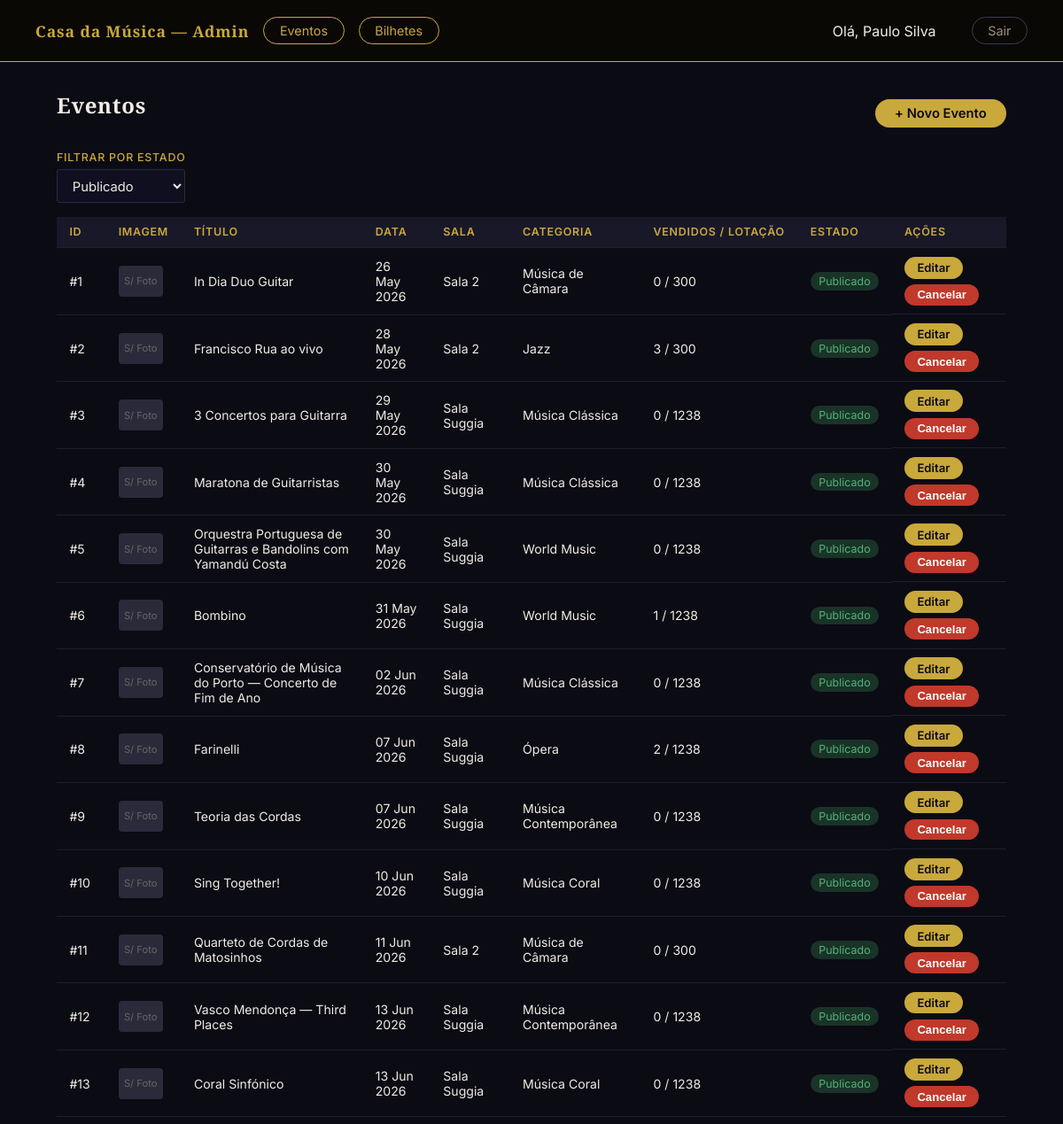
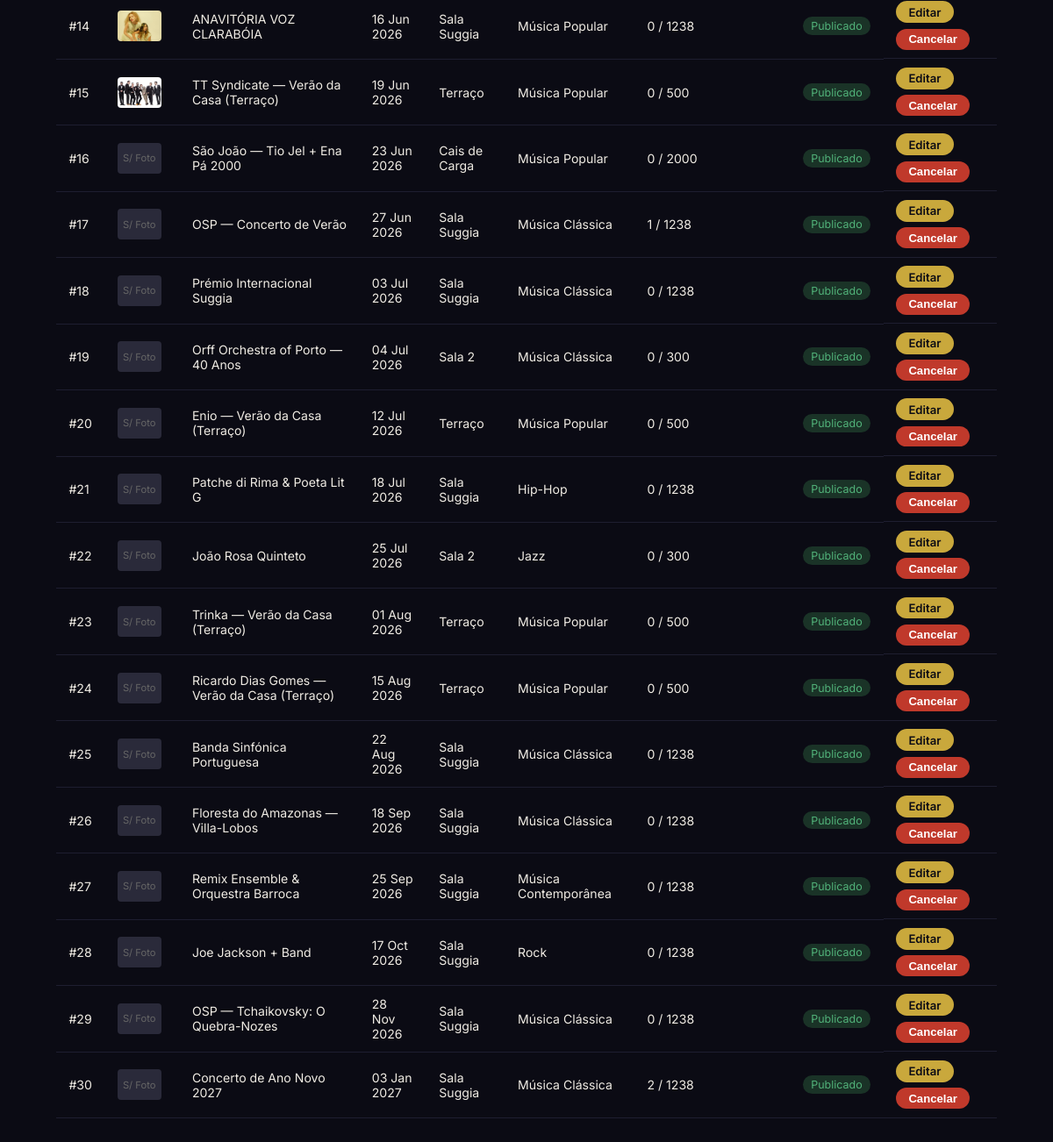
The page /admin/eventos.php?estado=publicado (signed in) on the database its author committed (2 pictures, top to bottom).
### tables this page shows
CREATE TABLE "eventos" (
	"id"	INTEGER,
	"nome"	TEXT NOT NULL,
	"descricao"	TEXT,
	"data"	TEXT NOT NULL,
	"hora"	TEXT NOT NULL,
	"sala"	TEXT NOT NULL,
	"categoria"	TEXT NOT NULL,
	"classificacao_etaria"	TEXT DEFAULT 'Livre',
	"capacidade"	INTEGER NOT NULL DEFAULT 300,
	"estado"	TEXT NOT NULL DEFAULT 'rascunho' CHECK("estado" IN ('publicado', 'rascunho', 'cancelado')),
	"data_criacao"	TEXT NOT NULL DEFAULT (datetime('now')),
	"imagem"	TEXT,
	PRIMARY KEY("id" AUTOINCREMENT)
);

### scripts/sessao.php (called while the page is built, shortened)
<?php
function getUtilizador(): array {
    return [
        'id'     => $_SESSION['utilizador_id'] ?? null,
        'nome'   => $_SESSION['nome']           ?? '',
        'email'  => $_SESSION['email']          ?? '',
        'perfil' => $_SESSION['perfil']         ?? '',
    ];
}

### admin/eventos.php (the view, shortened to what this page needs)
<?php
require_once '../scripts/sessao.php';
$db = getDB();
$filtro_estado = trim($_GET['estado'] ?? '');
$sql = 'SELECT e.id, e.nome, e.data, e.hora, e.sala, e.categoria, e.capacidade, e.estado, e.imagem,
               COALESCE(SUM(ic.quantidade),0) AS vendidos
        FROM eventos e
        LEFT JOIN compras c ON c.evento_id = e.id AND c.estado = \'confirmado\'
        LEFT JOIN itens_compra ic ON ic.compra_id = c.id';
if ($filtro_estado !== '') {
    $sql .= ' WHERE e.estado = :estado';
}
$sql .= ' GROUP BY e.id ORDER BY e.data ASC';
$stmt = $db->prepare($sql);
if ($filtro_estado !== '') {
    $stmt->bindValue(':estado', $filtro_estado, SQLITE3_TEXT);
}
$res = $stmt->execute();
$eventos = [];
while ($row = $res->fetchArray(SQLITE3_ASSOC)) {
    $eventos[] = $row;
}
$estadoBadge = ['publicado' => 'badge-green', 'rascunho' => 'badge-gray', 'cancelado' => 'badge-red'];
$admin = getUtilizador();
?>
<!DOCTYPE html>
<html lang="pt">
<head>
  <link rel="stylesheet" href="../styles/admin.css" />
</head>
<body>
  <nav class="nav-admin">
    <div class="nav-left">
      <a href="index.php" class="nav-brand">Casa da Música — Admin</a>
      <a href="eventos.php" class="btn-pill">Eventos</a>
      <a href="../bilhetes.php" class="btn-pill">Bilhetes</a>
    </div>
    <div class="nav-right">
      <span class="text-sm" style="margin-right:1rem;">Olá, <?= htmlspecialchars($admin['nome']) ?></span>
      <a href="../scripts/logout.php" class="btn-pill btn-pill-light">Sair</a>
    </div>
  </nav>
  <main class="page">
    <div class="sec-header">
      <h1 class="page-title">Eventos</h1>
      <a href="evento-criar.php" class="btn">+ Novo Evento</a>
    </div>
    <form method="GET" action="eventos.php" style="margin-bottom:1rem; display:flex; gap:1rem; align-items:flex-end; flex-wrap:wrap;">
      <div class="form-group" style="margin-bottom:0;">
        <label for="estado">Filtrar por estado</label>
        <select id="estado" name="estado" onchange="this.form.submit()">
          <option value="publicado"  <?= $filtro_estado === 'publicado'  ? 'selected' : '' ?>>Publicado</option>
        </select>
      </div>
    </form>
    <div class="table-wrap">
      <table>
        <thead>
          <tr>
            <th>ID</th>
            <th>Imagem</th>
            <th>Título</th>
            <th>Data</th>
            <th>Sala</th>
            <th>Categoria</th>
            <th>Vendidos / Lotação</th>
            <th>Estado</th>
            <th>Ações</th>
          </tr>
        </thead>
        <tbody>
          <?php foreach ($eventos as $ev): ?>
          <tr>
            <td>#<?= (int)$ev['id'] ?></td>
            <td>
              <?php if (!empty($ev['imagem'])): ?>
                <img src="../<?= htmlspecialchars($ev['imagem']) ?>" alt="Capa" style="width: 50px; height: 35px; object-fit: cover; border-radius: 4px; display: block;" />
              <?php else: ?>
                <div style="width: 50px; height: 35px; background: #2a2a3a; border-radius: 4px; display: flex; align-items: center; justify-content: center; font-size: 0.7rem; color: #666;">S/ Foto</div>
              <?php endif; ?>
            </td>
            <td><?= htmlspecialchars($ev['nome']) ?></td>
            <td><?= htmlspecialchars(date('d M Y', strtotime($ev['data']))) ?></td>
            <td><?= htmlspecialchars($ev['sala']) ?></td>
            <td><?= htmlspecialchars($ev['categoria']) ?></td>
            <td><?= (int)$ev['vendidos'] ?> / <?= (int)$ev['capacidade'] ?></td>
            <td><span class="badge <?= $estadoBadge[$ev['estado']] ?? 'badge-gray' ?>"><?= ucfirst(htmlspecialchars($ev['estado'])) ?></span></td>
            <td class="col-actions">
              <a href="evento-editar.php?id=<?= (int)$ev['id'] ?>" class="btn btn-sm">Editar</a>
              <?php if ($ev['estado'] !== 'cancelado'): ?>
              <form method="POST" action="../scripts/cancelar_evento.php" style="display:inline;">
                <button type="button" class="btn btn-sm btn-danger"
                  onclick="pedirConfirmacao(this.closest('form'), '<?= htmlspecialchars(addslashes($ev['nome'])) ?>')">Cancelar</button>
              </form>
              <?php endif; ?>
            </td>
          </tr>
          <?php endforeach; ?>
        </tbody>
      </table>
    </div>
  </main>
</body>
</html>

### styles/admin.css (style rules this page uses)
*, *::before, *::after { box-sizing: border-box; margin: 0; padding: 0; }
body { font-family: 'Inter', system-ui, sans-serif; color: #f0ece4; background: #0b0b14; }
nav { display: flex; align-items: center; justify-content: space-between; background: #08080f; border-bottom: 1px solid #252535; padding: 0 2.5rem; height: 70px; position: sticky; top: 0; z-index: 10; }
.nav-left { display: flex; align-items: center; gap: 1rem; }
.nav-right { display: flex; align-items: center; gap: 1.5rem; }
.nav-brand { font-family: 'Cinzel', Georgia, serif; font-weight: 600; font-size: 1.1rem; color: #c9a83c; text-decoration: none; letter-spacing: 0.05em; }
.nav-admin { background: #0a0805; border-bottom-color: #c9a83c; }
.nav-admin .nav-brand { color: #c9a83c; }
.btn-pill { background: transparent; color: #c9a83c; border: 1px solid #c9a83c; border-radius: 999px; padding: 0.38rem 1.1rem; font-size: 0.9rem; cursor: pointer; text-decoration: none; display: inline-block; white-space: nowrap; transition: background 0.15s, color 0.15s; }
.btn-pill-light { border-color: #3a3a55; color: #9e9080; }
.page { padding: 2rem 4rem; max-width: 1200px; margin: 0 auto; }
.page-title { font-family: 'Cinzel', Georgia, serif; font-size: 1.5rem; font-weight: 600; margin-bottom: 1.2rem; color: #f0ece4; letter-spacing: 0.03em; }
.btn { background: #c9a83c; color: #0b0b14; border: none; border-radius: 999px; padding: 0.45rem 1.4rem; font-size: 0.92rem; font-weight: 600; cursor: pointer; text-decoration: none; display: inline-block; white-space: nowrap; transition: background 0.15s; }
.btn-sm { padding: 0.28rem 0.9rem; font-size: 0.82rem; }
.btn-danger { background: #c0392b; color: #fff; }
.sec-header { display: flex; justify-content: space-between; align-items: center; margin-bottom: 1rem; }
.table-wrap { overflow-x: auto; }
table { width: 100%; border-collapse: collapse; }
th, td { padding: 0.6rem 0.9rem; text-align: left; border-bottom: 1px solid #1e1e30; font-size: 0.88rem; }
th { background: #181828; font-weight: 600; white-space: nowrap; color: #c9a83c; font-size: 0.78rem; text-transform: uppercase; letter-spacing: 0.06em; }
.col-actions { display: flex; gap: 0.4rem; flex-wrap: wrap; }
.form-group { display: flex; flex-direction: column; gap: 0.35rem; margin-bottom: 1rem; }
.form-group label { font-size: 0.78rem; font-weight: 500; color: #c9a83c; letter-spacing: 0.06em; text-transform: uppercase; }
input[type="text"], input[type="email"], input[type="password"], input[type="number"], input[type="date"], input[type="time"], select, textarea { border: 1px solid #2a2a40; padding: 0.5rem 0.8rem; font-size: 0.92rem; background: #0f0f20; color: #f0ece4; font-family: inherit; border-radius: 3px; outline: none; transition: border-color 0.15s; }
select option { background: #0f0f20; }
.badge { display: inline-block; padding: 0.18rem 0.6rem; border-radius: 999px; font-size: 0.78rem; background: #252535; color: #9e9080; }
.badge-green { background: #1a3327; color: #52b37a; }

### rows shown on the page
eventos: id "1", shows "S/ Foto", nome "In Dia Duo Guitar", data "26 May 2026", sala "Sala 2", categoria "Música de Câmara", vendidos "0", capacidade "300", estado "Publicado"
eventos: id "2", shows "S/ Foto", nome "Francisco Rua ao vivo", data "28 May 2026", sala "Sala 2", categoria "Jazz", vendidos "3", capacidade "300", estado "Publicado"
eventos: id "3", shows "S/ Foto", nome "3 Concertos para Guitarra", data "29 May 2026", sala "Sala Suggia", categoria "Música Clássica", vendidos "0", capacidade "1238", estado "Publicado"
eventos: id "4", shows "S/ Foto", nome "Maratona de Guitarristas", data "30 May 2026", sala "Sala Suggia", categoria "Música Clássica", vendidos "0", capacidade "1238", estado "Publicado"
eventos: id "5", shows "S/ Foto", nome "Orquestra Portuguesa de Guitarras e Bandolins com Yamandú Costa", data "30 May 2026", sala "Sala Suggia", categoria "World Music", vendidos "0", capacidade "1238", estado "Publicado"
eventos: id "6", shows "S/ Foto", nome "Bombino", data "31 May 2026", sala "Sala Suggia", categoria "World Music", vendidos "1", capacidade "1238", estado "Publicado"
eventos: id "7", shows "S/ Foto", nome "Conservatório de Música do Porto — Concerto de Fim de Ano", data "02 Jun 2026", sala "Sala Suggia", categoria "Música Clássica", vendidos "0", capacidade "1238", estado "Publicado"
eventos: id "8", shows "S/ Foto", nome "Farinelli", data "07 Jun 2026", sala "Sala Suggia", categoria "Ópera", vendidos "2", capacidade "1238", estado "Publicado"
eventos: id "9", shows "S/ Foto", nome "Teoria das Cordas", data "07 Jun 2026", sala "Sala Suggia", categoria "Música Contemporânea", vendidos "0", capacidade "1238", estado "Publicado"
eventos: id "10", shows "S/ Foto", nome "Sing Together!", data "10 Jun 2026", sala "Sala Suggia", categoria "Música Coral", vendidos "0", capacidade "1238", estado "Publicado"
eventos: id "11", shows "S/ Foto", nome "Quarteto de Cordas de Matosinhos", data "11 Jun 2026", sala "Sala 2", categoria "Música de Câmara", vendidos "0", capacidade "300", estado "Publicado"
eventos: id "12", shows "S/ Foto", nome "Vasco Mendonça — Third Places", data "13 Jun 2026", sala "Sala Suggia", categoria "Música Contemporânea", vendidos "0", capacidade "1238", estado "Publicado"
eventos: id "13", shows "S/ Foto", nome "Coral Sinfónico", data "13 Jun 2026", sala "Sala Suggia", categoria "Música Coral", vendidos "0", capacidade "1238", estado "Publicado"
eventos: id "14", imagem (picture), nome "ANAVITÓRIA VOZ CLARABÓIA", data "16 Jun 2026", sala "Sala Suggia", categoria "Música Popular", vendidos "0", capacidade "1238", estado "Publicado"
eventos: id "15", imagem (picture), nome "TT Syndicate — Verão da Casa (Terraço)", data "19 Jun 2026", sala "Terraço", categoria "Música Popular", vendidos "0", capacidade "500", estado "Publicado"
eventos: id "16", shows "S/ Foto", nome "São João — Tio Jel + Ena Pá 2000", data "23 Jun 2026", sala "Cais de Carga", categoria "Música Popular", vendidos "0", capacidade "2000", estado "Publicado"
eventos: id "17", shows "S/ Foto", nome "OSP — Concerto de Verão", data "27 Jun 2026", sala "Sala Suggia", categoria "Música Clássica", vendidos "1", capacidade "1238", estado "Publicado"
eventos: id "18", shows "S/ Foto", nome "Prémio Internacional Suggia", data "03 Jul 2026", sala "Sala Suggia", categoria "Música Clássica", vendidos "0", capacidade "1238", estado "Publicado"
eventos: id "19", shows "S/ Foto", nome "Orff Orchestra of Porto — 40 Anos", data "04 Jul 2026", sala "Sala 2", categoria "Música Clássica", vendidos "0", capacidade "300", estado "Publicado"
eventos: id "20", shows "S/ Foto", nome "Enio — Verão da Casa (Terraço)", data "12 Jul 2026", sala "Terraço", categoria "Música Popular", vendidos "0", capacidade "500", estado "Publicado"
eventos: id "21", shows "S/ Foto", nome "Patche di Rima & Poeta Lit G", data "18 Jul 2026", sala "Sala Suggia", categoria "Hip-Hop", vendidos "0", capacidade "1238", estado "Publicado"
eventos: id "22", shows "S/ Foto", nome "João Rosa Quinteto", data "25 Jul 2026", sala "Sala 2", categoria "Jazz", vendidos "0", capacidade "300", estado "Publicado"
eventos: id "23", shows "S/ Foto", nome "Trinka — Verão da Casa (Terraço)", data "01 Aug 2026", sala "Terraço", categoria "Música Popular", vendidos "0", capacidade "500", estado "Publicado"
eventos: id "24", shows "S/ Foto", nome "Ricardo Dias Gomes — Verão da Casa (Terraço)", data "15 Aug 2026", sala "Terraço", categoria "Música Popular", vendidos "0", capacidade "500", estado "Publicado"
eventos: id "25", shows "S/ Foto", nome "Banda Sinfónica Portuguesa", data "22 Aug 2026", sala "Sala Suggia", categoria "Música Clássica", vendidos "0", capacidade "1238", estado "Publicado"
eventos: id "26", shows "S/ Foto", nome "Floresta do Amazonas — Villa-Lobos", data "18 Sep 2026", sala "Sala Suggia", categoria "Música Clássica", vendidos "0", capacidade "1238", estado "Publicado"
eventos: id "27", shows "S/ Foto", nome "Remix Ensemble & Orquestra Barroca", data "25 Sep 2026", sala "Sala Suggia", categoria "Música Contemporânea", vendidos "0", capacidade "1238", estado "Publicado"
eventos: id "28", shows "S/ Foto", nome "Joe Jackson + Band", data "17 Oct 2026", sala "Sala Suggia", categoria "Rock", vendidos "0", capacidade "1238", estado "Publicado"
eventos: id "29", shows "S/ Foto", nome "OSP — Tchaikovsky: O Quebra-Nozes", data "28 Nov 2026", sala "Sala Suggia", categoria "Música Clássica", vendidos "0", capacidade "1238", estado "Publicado"
eventos: id "30", shows "S/ Foto", nome "Concerto de Ano Novo 2027", data "03 Jan 2027", sala "Sala Suggia", categoria "Música Clássica", vendidos "2", capacidade "1238", estado "Publicado"

### other values the page prints
$admin['nome'] "Paulo Silva"
